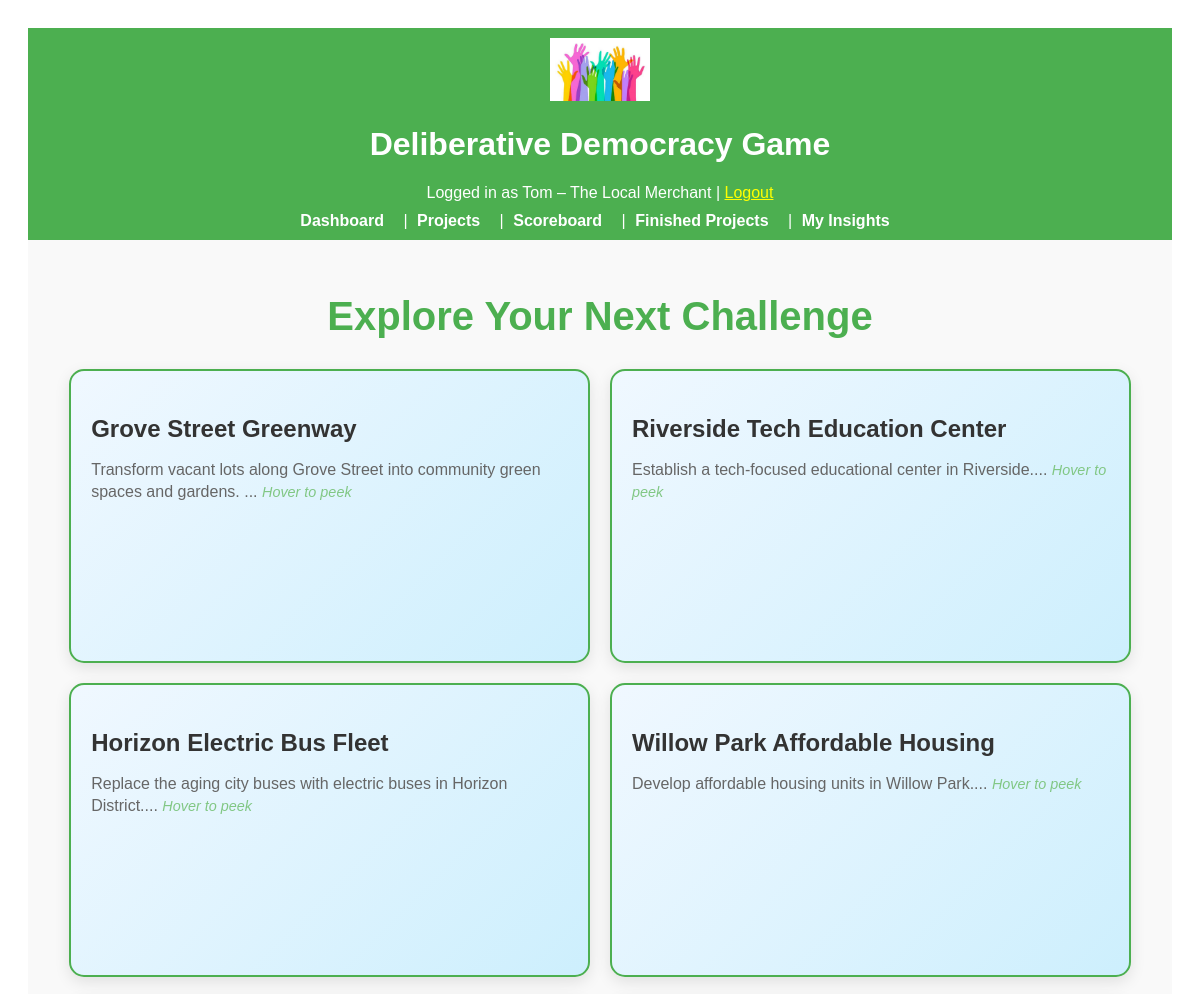
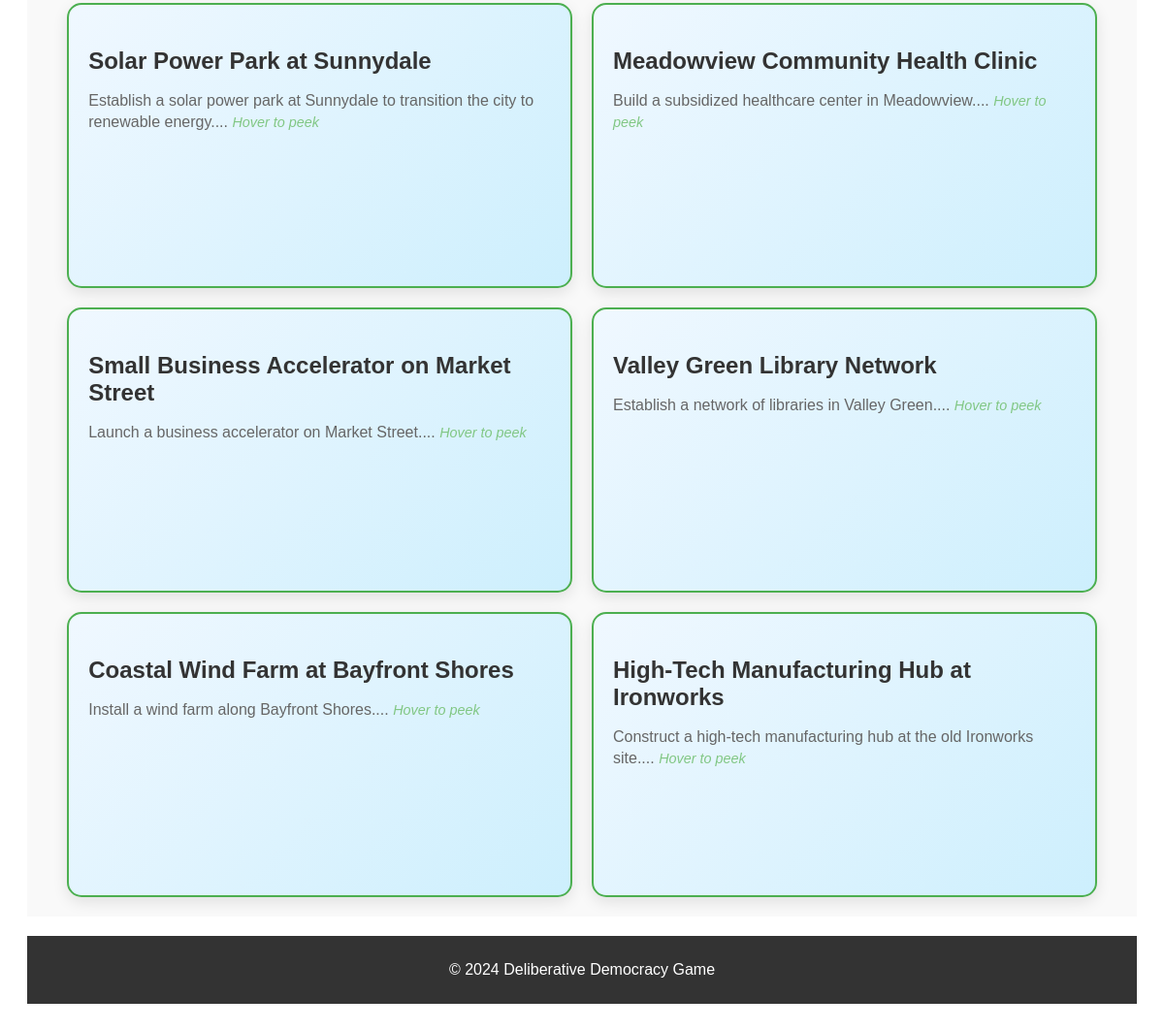
Screenshot of /projects (signed in) with the database file from the repository (2 pictures, top to bottom).
### app/models.py (models this page shows, shortened)
class User(UserMixin, db.Model):
    __tablename__ = "users"
    id = db.Column(db.Integer, primary_key=True)
    character_name = db.Column(db.String(64), unique=True, nullable=False)
    interests = db.Column(db.Text, nullable=True)
    utility_criteria = db.Column(db.Text, nullable=True)
    starting_resources = db.Column(db.Text, nullable=True)
    reading = db.Column(db.Text, nullable=True)
    environment = db.Column(db.Integer, default=0, nullable=True)
    money = db.Column(db.Integer, default=0, nullable=True)
    involvement = db.Column(db.Integer, default=0, nullable=True)
    welfare = db.Column(db.Integer, default=0, nullable=True)
    resources = db.relationship("Resource", backref="user", lazy=True)
    metrics = db.relationship("Metric", backref="user", lazy=True)

class Project(db.Model):
    __tablename__ = "projects"
    id = db.Column(db.Integer, primary_key=True)
    name = db.Column(db.String(128), nullable=False)
    description = db.Column(db.Text, nullable=True)
    outcomes = db.Column(db.Text, nullable=True)
    required_resources = db.Column(db.Text, nullable=True)
    is_completed = db.Column(db.Boolean, default=False)
    personal_metric_updates = db.Column(
        db.JSON, nullable=True
    )  # JSON for user-specific metric updates

### app/routes.py (the view)
@main.route("/projects")
@login_required
def project_list():
    projects = Project.query.filter_by(is_completed=False).all()
    for project in projects:
        project.description = re.sub(r"http\S+|<a .*?>.*?</a>", "", project.description)
    return render_template("project_list.html", projects=projects)

### app/routes.py (called while the page is built)
@login_manager.user_loader
def load_user(user_id):
    return User.query.get(int(user_id))

### app/templates/project_list.html (shortened to what this page needs)
{% extends "base.html" %}
{% block content %}
<h2 class="projects-header">Explore Your Next Challenge</h2>
{% if projects %}
<div class="projects-container">
    {% for project in projects %}
    <div class="project-card" onclick="revealProjectDetails('{{ project.id }}')">
        <h3 class="project-title">{{ project.name }}</h3>
        <p class="project-description">{{ project.description[:100] }}... <span class="hover-prompt">Hover to
                peek</span></p>
    </div>
    {% endfor %}
</div>
{% else %}
<p class="no-projects-message">No projects available at the moment. Stay tuned for more exciting opportunities!</p>
{% endif %}
{% endblock %}

### app/templates/base.html (shortened to what this page needs)
<!DOCTYPE html>
<html lang="en">
<head>
    <link rel="stylesheet" href="{{ url_for('static', filename='css/styles.css') }}">
</head>
<body>
    <header style="background-color: #4CAF50; padding: 10px; color: white; text-align: center;">
        <img src="{{ url_for('static', filename='images/logo.png') }}" alt="Game Logo"
            style="width: 100px; height: auto;">
        <h1>Deliberative Democracy Game</h1>
        {% if current_user.is_authenticated %}
        <p style="margin: 0;">Logged in as {{ current_user.character_name }} | <a href="{{ url_for('main.logout') }}"
                style="color: yellow;">Logout</a></p>
        {% endif %}
        <nav style="margin-top: 10px;">
            <a href="{{ url_for('main.dashboard') }}" style="color: white; padding: 5px;">Dashboard</a> |
            <a href="{{ url_for('main.project_list') }}" style="color: white; padding: 5px;">Projects</a> |
            <a href="{{ url_for('main.score_board') }}" style="color: white; padding: 5px;">Scoreboard</a> |
            <a href="{{ url_for('main.finished_projects') }}" style="color: white; padding: 5px;">Finished Projects</a>
            |
            <a href="{{ url_for('main.insight') }}" style="color: white; padding: 5px;">My Insights</a>
        </nav>
    </header>
    <main style="padding: 20px; background-color: #f9f9f9;">
        {% block content %}{% endblock %}
    </main>
    <footer style="background-color: #333; color: white; text-align: center; padding: 10px; margin-top: 20px;">
        <p>&copy; 2024 Deliberative Democracy Game</p>
    </footer>
</body>
</html>

### app/static/css/styles.css (style rules this page uses)
header { background-color: #4CAF50; color: white; padding: 15px; text-align: center; }
nav a { color: white; text-decoration: none; margin-right: 10px; font-weight: bold; }
footer { background-color: #333; color: white; text-align: center; padding: 10px; margin-top: 20px; }
.project-title { font-size: 22px; color: #333; margin-bottom: 10px; }
.projects-header { color: #4CAF50; text-align: center; font-size: 28px; margin-bottom: 20px; }
.projects-container { display: flex; flex-wrap: wrap; gap: 20px; justify-content: space-between; }
.project-card { background-color: #f9f9f9; border: 2px solid #4CAF50; border-radius: 10px; padding: 15px; box-shadow: 2px 2px 8px rgba(0, 0, 0, 0.1); flex-basis: calc(47% - 10px); transition: transform 0.2s; }
.project-description { font-size: 14px; line-height: 1.4; color: #555; }

### app/templates/project_list.html (style rules this page uses)
.projects-header { text-align: center; font-size: 2.5rem; color: #4CAF50; margin-bottom: 30px; animation: pulseHeader 2s infinite alternate; }
.projects-container { display: flex; flex-wrap: wrap; gap: 20px; justify-content: center; }
.project-card { background: linear-gradient(135deg, #f0f8ff, #cdeffd); border: 2px solid #4CAF50; border-radius: 15px; padding: 20px; flex-basis: calc(45% - 20px); height: 250px; position: relative; box-shadow: 0 5px 15px rgba(0, 0, 0, 0.1); transition: transform 0.3s, box-shadow 0.3s; cursor: pointer; overflow: hidden; }
.project-title { font-size: 1.5rem; margin-bottom: 10px; color: #333; }
.project-description { font-size: 1rem; color: #666; position: relative; }
.hover-prompt { font-style: italic; color: #81C784; font-size: 0.9rem; }

### rows the page displays
User: character_name "Tom – The Local Merchant"
Project: name "Grove Street Greenway", description "Transform vacant lots along Grove Street into community green spaces and gardens."
Project: name "Riverside Tech Education Center", description "Establish a tech-focused educational center in Riverside."
Project: name "Horizon Electric Bus Fleet", description "Replace the aging city buses with electric buses in Horizon District."
Project: name "Willow Park Affordable Housing", description "Develop affordable housing units in Willow Park."
Project: name "Solar Power Park at Sunnydale", description "Establish a solar power park at Sunnydale to transition the city to renewable energy."
Project: name "Meadowview Community Health Clinic", description "Build a subsidized healthcare center in Meadowview."
Project: name "Small Business Accelerator on Market Street", description "Launch a business accelerator on Market Street."
Project: name "Valley Green Library Network", description "Establish a network of libraries in Valley Green."
Project: name "Coastal Wind Farm at Bayfront Shores", description "Install a wind farm along Bayfront Shores."
Project: name "High-Tech Manufacturing Hub at Ironworks", description "Construct a high-tech manufacturing hub at the old Ironworks site."
